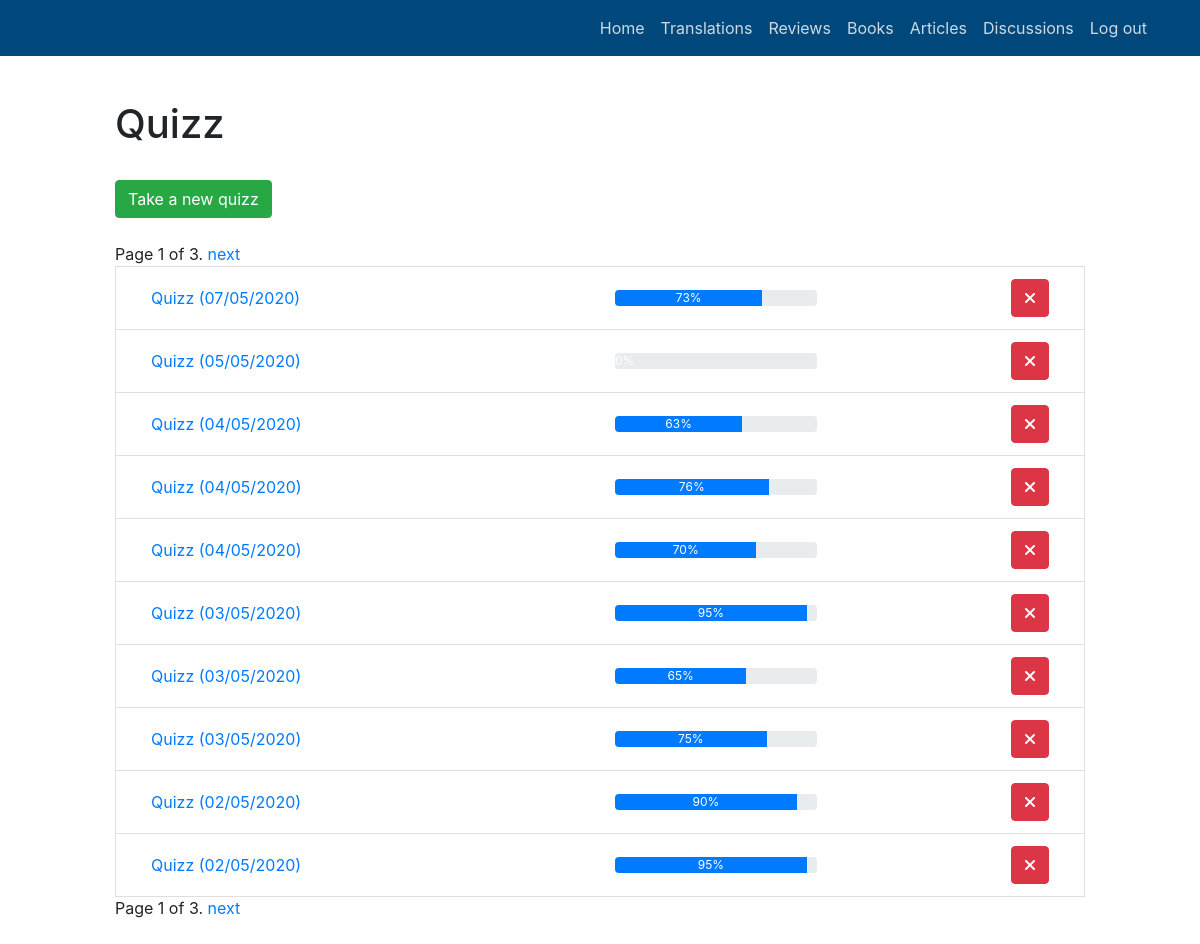
Page /public/member/review/list (signed in) on the committed database.
### dictionary/models.py (models this page shows, shortened)
class Quizz(models.Model):
    user = models.ForeignKey(User,on_delete=models.CASCADE,null=True,blank=True)
    items = models.ManyToManyField('QuizzItem', through='QuizzLinkItem')
    date_quizz = models.DateField("Date of the quizz",default=datetime.date.today)
    slug = models.SlugField("Slug",max_length=100,default='')
    def __str__(self):
        return "Quizz ("+self.date_quizz.strftime("%d/%m/%Y")+")"
    @property
    def count_questions_quizz(self):
        count = self.items.all().exclude(success=None).count()
        return count
    @property
    def count_success_questions_quizz(self):
        count = self.items.all().filter(success=True).count()
        return count
    @property
    def get_ratio_success_asint_percentage(self):
        return int(100*self.count_success_questions_quizz/self.count_questions_quizz)
    class Meta:
        verbose_name = "Quizz"
        verbose_name_plural = "Quizz"

### dictionary/views.py (the view)
# urls.py: path('member/review/list', views.ReviewsListView.as_view(), name='list_reviews'),
class ReviewsListView(LoginRequiredMixin,ListView):
    model = models.Quizz
    paginate_by = 10  # if pagination is desired
    template_name = "dictionary/quizz_list.html"
    ordering = ['-date_quizz','-id']
    def get_queryset(self):
        return models.Quizz.objects.filter(user=self.request.user).order_by(self.ordering[0],self.ordering[1])

### dictionary/templates/dictionary/quizz_list.html (shortened to what this page needs)
{% extends 'dictionary/base_global.html' %}
{% block libraries %}
{% load crispy_forms_tags %}
{% endblock %}
{% block body %}
	<h1>Quizz</h1>
	<br>
	<a href="{% url 'add_review' %}">
		<button type="submit" class="btn btn-success">Take a new quizz</button>
	</a>
	<br><br>
	{% if is_paginated %}
        <div class="pagination">
            <span class="page-links">
                <span class="page-current">
                    Page {{ page_obj.number }} of {{ page_obj.paginator.num_pages }}.
                </span>
                {% if page_obj.has_next %}
                    <a href="?page={{ page_obj.next_page_number }}">next</a>
                {% endif %}
            </span>
        </div>
    {% endif %}
	{% for quizz in object_list %}
		<li class="list-group-item d-flex align-items-center">
			<div class="col-md-6">
				<a href="{% url 'details_review' slug_review=quizz.slug %}">
				{{ quizz }}
				</a>
			</div>
			<div class="col-md-3">
				<div class="progress">
				  <div class="progress-bar" role="progressbar" aria-valuenow=""
				  aria-valuemin="0" aria-valuemax="100" style="width:{{ quizz.get_ratio_success_asint_percentage }}%">
				  {{ quizz.get_ratio_success_asint_percentage }}%
				  </div>
				</div>
			</div>
			<div class="col-md-3">
				<div class="float-right">
					<a href="{% url 'delete_review' slug_review=quizz.slug %}">
						<button class="btn btn-danger">
							<i class="fa fa-times" aria-hidden="true"></i>
						</button>
					</a>
				</div>
			</div>
		</li>
	{% empty %}
		<div class="alert alert-info" role="alert">
		No quizz yet.
		</div>
	{% endfor %}
	{% if is_paginated %}
        <div class="pagination">
            <span class="page-links">
                <span class="page-current">
                    Page {{ page_obj.number }} of {{ page_obj.paginator.num_pages }}.
                </span>
                {% if page_obj.has_next %}
                    <a href="?page={{ page_obj.next_page_number }}">next</a>
                {% endif %}
            </span>
        </div>
    {% endif %}
	<br>
{% endblock %}

### rows in the picture
Quizz: date_quizz "Quizz (07/05/2020)", get_ratio_success_asint_percentage "73"
Quizz: date_quizz "Quizz (05/05/2020)", get_ratio_success_asint_percentage "0"
Quizz: date_quizz "Quizz (04/05/2020)", get_ratio_success_asint_percentage "63"
Quizz: date_quizz "Quizz (04/05/2020)", get_ratio_success_asint_percentage "76"
Quizz: date_quizz "Quizz (04/05/2020)", get_ratio_success_asint_percentage "70"
Quizz: date_quizz "Quizz (03/05/2020)", get_ratio_success_asint_percentage "95"
Quizz: date_quizz "Quizz (03/05/2020)", get_ratio_success_asint_percentage "65"
Quizz: date_quizz "Quizz (03/05/2020)", get_ratio_success_asint_percentage "75"
Quizz: date_quizz "Quizz (02/05/2020)", get_ratio_success_asint_percentage "90"
Quizz: date_quizz "Quizz (02/05/2020)", get_ratio_success_asint_percentage "95"

### other values in the picture
{{ page_obj.number }} "1"
{{ page_obj.paginator.num_pages }} "3"
